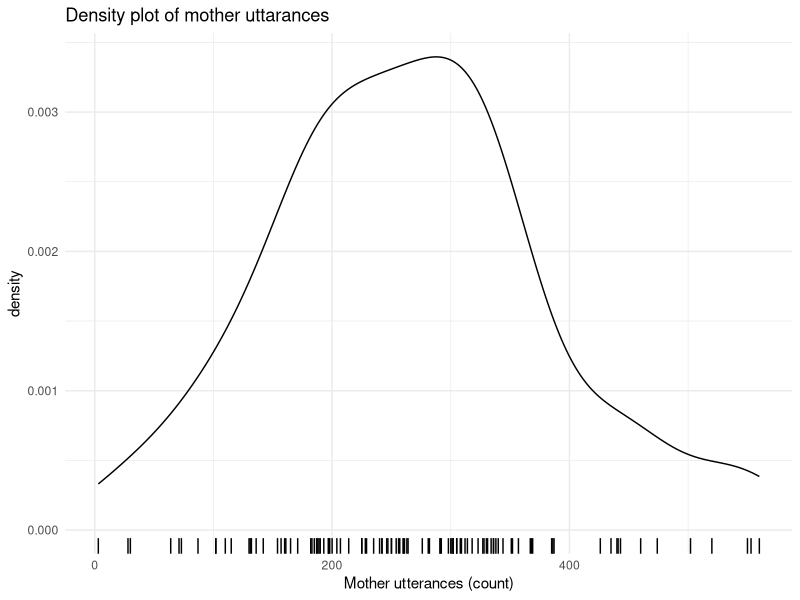
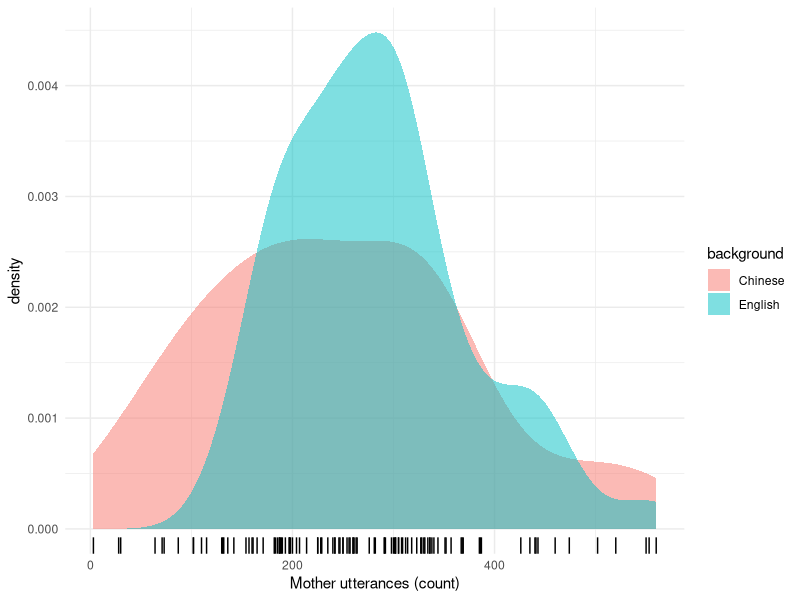
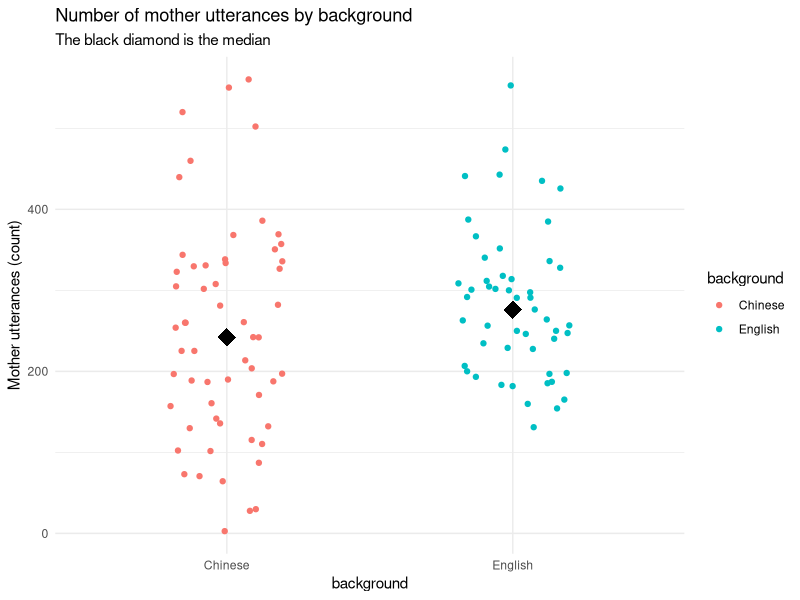
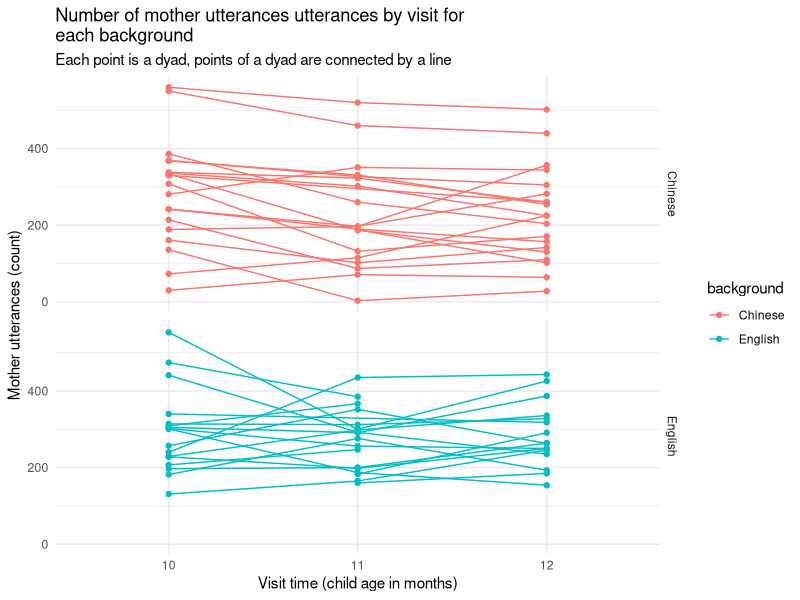
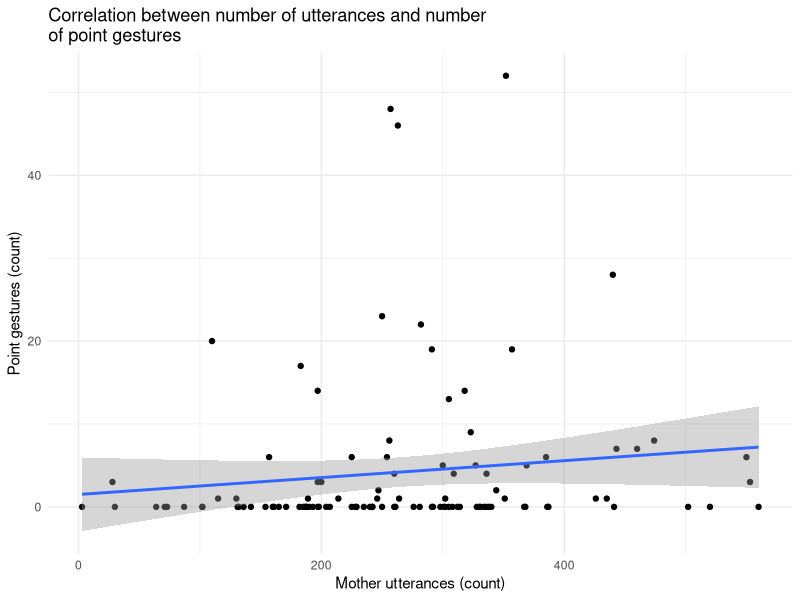
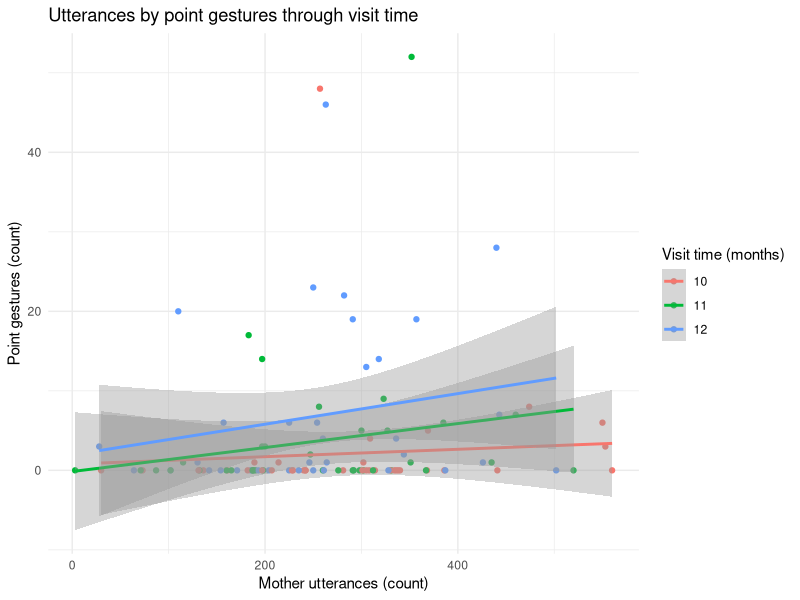
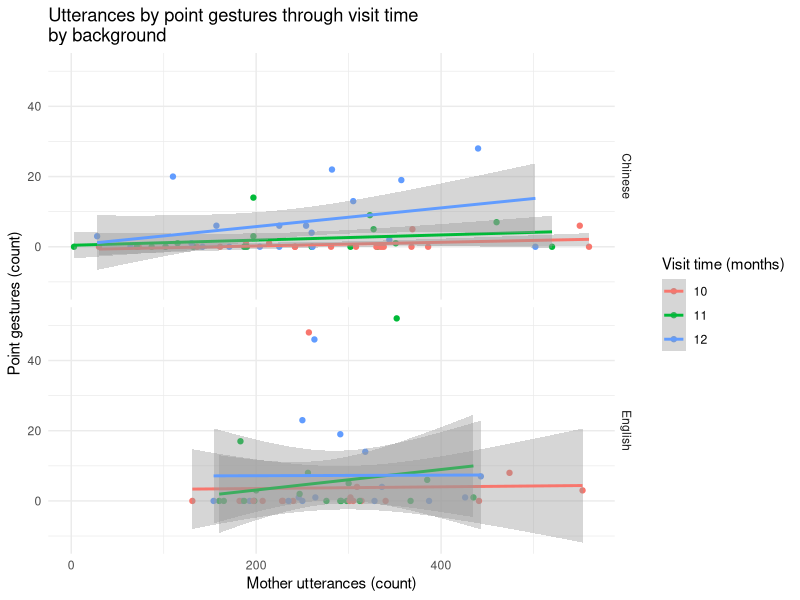

Reproduce these figures in R, in order.
## ---- chunk 1
knitr::opts_chunk$set(echo = FALSE, fig.align = "center")
knitr::opts_knit$set(root.dir = normalizePath("../../"))
library(tidyverse)
theme_set(theme_minimal())
## ---- chunk 2
utterances <- read_csv("./data/utterances.csv") %>%
  mutate_if(is.character, as.factor)

# NAs not removed in sum()
utterances_tot <- utterances %>%
  group_by(dyad, background, months) %>%
  summarise(
    utterances = sum(utterances)
  ) %>%
  ungroup()

point <- read_csv("./data/gestures.csv") %>%
  filter(gesture == "point") %>%
  group_by(dyad, background, months) %>%
  summarise(
    point = sum(count)
  ) %>%
  ungroup() %>%
  mutate_if(is.character, as.factor)

utter <- utterances_tot %>%
  inner_join(y = point) %>%
  na.omit()
## ---- chunk 3
utterances_tot
## ---- chunk 4
utter %>%
  ggplot(aes(utterances)) +
  geom_density() +
  geom_rug() +
  labs(x = "Mother utterances (count)", title = "Density plot of mother uttarances")
## ---- chunk 5
utter %>% group_by(background) %>% summarise(n = n_distinct(dyad))
## ---- chunk 6
utter %>%
  ggplot(aes(utterances, fill = background)) +
  geom_density(alpha = 0.5, colour = NA) +
  geom_rug() +
  labs(x = "Mother utterances (count)")
## ---- chunk 7
utter %>%
  ggplot(aes(background, utterances, colour = background)) +
  geom_jitter(width = 0.2) +
  stat_summary(fun.y = median, geom = "point", shape = 18, size = 6, color = "black") +
  labs(y = "Mother utterances (count)", title = "Number of mother utterances by background", subtitle = "The black diamond is the median")
## ---- chunk 8
utter %>%
  ggplot(aes(as.factor(months), utterances, colour = background)) +
  geom_point() +
  geom_line(aes(group = dyad)) +
  facet_grid(background ~ .) +
  labs(x = "Visit time (child age in months)", y = "Mother utterances (count)", title = "Number of mother utterances utterances by visit for\neach background", subtitle = "Each point is a dyad, points of a dyad are connected by a line")
## ---- chunk 9
utter %>%
  # filter(utterances < 600, point < 30) %>%
  ggplot(aes(utterances, point)) +
  geom_point() +
  geom_smooth(method = "lm") +
  labs(title = "Correlation between number of utterances and number\nof point gestures", x = "Mother utterances (count)", y = "Point gestures (count)")
## ---- chunk 10
utter %>%
  ggplot(aes(utterances, point, colour = as.factor(months))) +
  geom_point() +
  geom_smooth(method = "lm") +
  scale_color_discrete(name = "Visit time (months)") +
  labs(title = "Utterances by point gestures through visit time", x = "Mother utterances (count)", y = "Point gestures (count)")
## ---- chunk 11
utter %>%
  ggplot(aes(utterances, point, colour = as.factor(months))) +
  geom_point() +
  geom_smooth(method = "lm") +
  facet_grid(background ~ .) +
  scale_color_discrete(name = "Visit time (months)") +
  labs(title = "Utterances by point gestures through visit time\nby background", x = "Mother utterances (count)", y = "Point gestures (count)")
